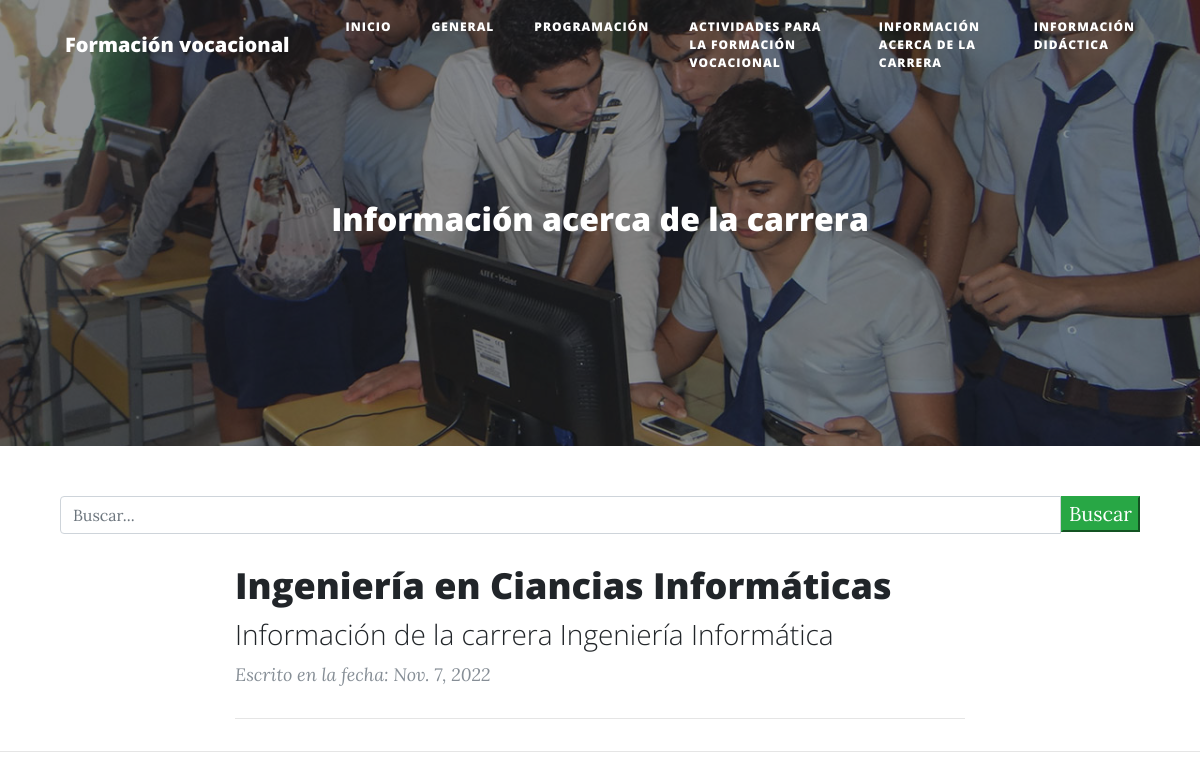
The app's page /info_carrera/, older data.
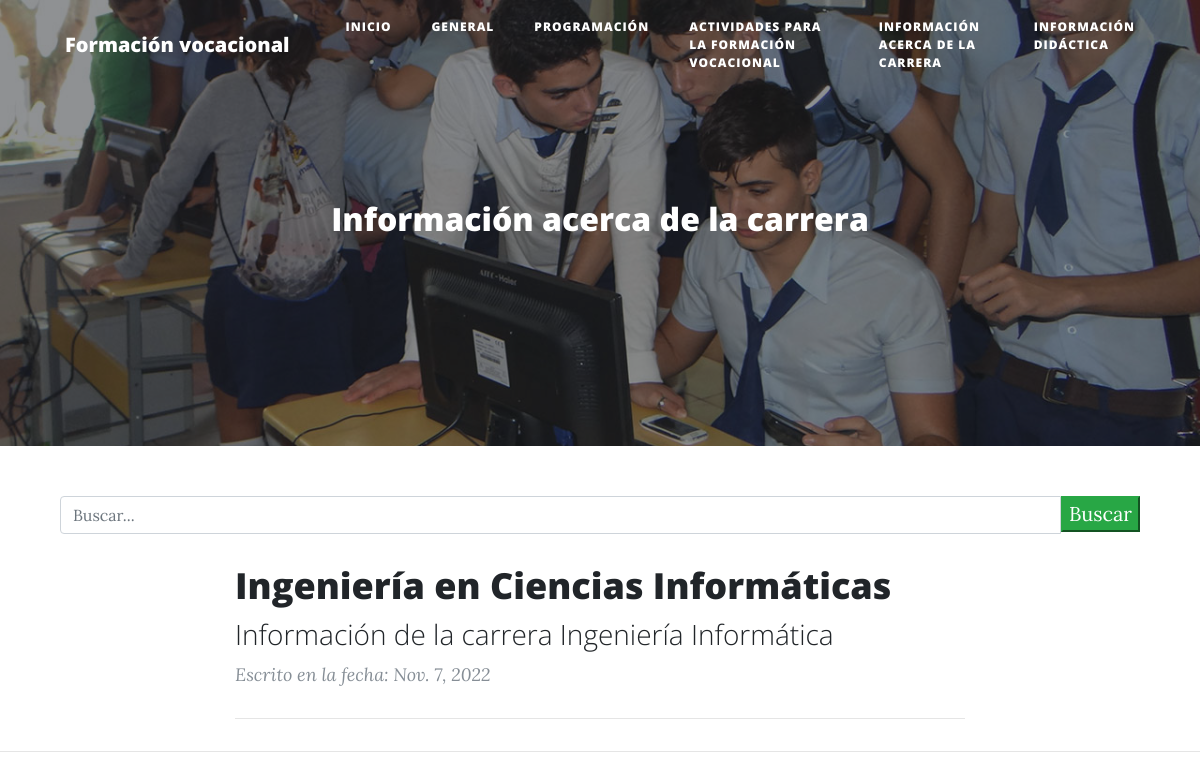
The same page, newer data.
### aplicaciones/blog/models.py (models this page shows, shortened)
class Post(models.Model):
    id = models.AutoField(primary_key=True)
    titulo = models.CharField(max_length=90, blank=False, null=False, verbose_name='Titulo')
    slug = models.CharField(max_length=100, blank=False, null=False, verbose_name='Slugs')
    descripcion = models.CharField(max_length=100, blank=False, null=False, verbose_name='Descripción')
    contenido = RichTextField(verbose_name='Contenido')
    imagen = models.URLField(max_length=9999999 ,blank=False, null=False)
    autor = models.ForeignKey(Autor, on_delete=models.CASCADE)
    categoria = models.ForeignKey(Categoria, on_delete=models.CASCADE)
    estado = models.BooleanField(default=True ,verbose_name='Publicado/No Publicado')
    fecha_creacion = models.DateField(auto_now=False, auto_now_add=True, verbose_name='Fecha de creación')
    class Meta:
        verbose_name = 'Post'
        verbose_name_plural = 'Posts'

### aplicaciones/blog/views.py (the view)
# urls.py: path('info_carrera/', info_carrera, name='info_carrera'),
def info_carrera(request):
    posts = Post.objects.filter(
        estado=True,
        categoria=Categoria.objects.get(nombre='Información acerca de la carrera'))
    return render(request, 'info_carrera.html', {'posts': posts})

### Templates/info_carrera.html (shortened to what this page needs)
{% extends 'index.html' %}
{% load staticfiles %}
{% block imagen %}
    {% static 'img/info_carrera.jpg' %}
{% endblock imagen %}
{% block titulo_principal %}
    Información acerca de la carrera
{% endblock titulo_principal %}

### Templates/index.html (shortened to what this page needs)
{% load staticfiles %}
<!DOCTYPE html>
<html lang="es">
<head>
    <link href="{% static 'vendor/bootstrap/css/bootstrap.min.css' %}" rel="stylesheet">
    <link href="{% static 'vendor/fontawesome-free/css/all.min.css' %}" rel="stylesheet" type="text/css">
    <link href="{% static 'css/clean-blog.min.css' %}" rel="stylesheet">
</head>
<body>
<nav class="navbar navbar-expand-lg navbar-light fixed-top" id="mainNav">
    <div class="container">
        <a class="navbar-brand" href="{% url 'blog:index' %}">Formación vocacional</a>
        <div class="collapse navbar-collapse" id="navbarResponsive">
            <ul class="navbar-nav ml-auto">
                <li class="nav-item">
                    <a class="nav-link" href="{% url 'blog:index' %}">Inicio</a>
                </li>
                <li class="nav-item">
                    <a class="nav-link" href="{% url 'blog:generales' %}">General</a>
                </li>
                <li class="nav-item">
                    <a class="nav-link" href="{% url 'blog:programacion' %}">Programación</a>
                </li>
                <li class="nav-item">
                    <a class="nav-link" href="{% url 'blog:actividades_formacion' %}">Actividades para la Formación Vocacional</a>
                </li>
                <li class="nav-item">
                    <a class="nav-link" href="{% url 'blog:info_carrera' %}">Información acerca de la carrera</a>
                </li>
                <li class="nav-item">
                    <a class="nav-link" href="{% url 'blog:informacion_didactica' %}">Información Didáctica</a>
                </li>
            </ul>
        </div>
    </div>
</nav>
<header class="masthead"
        style="background-image: url({% block imagen %}{% static 'img/home-bg.jpg' %}{% endblock imagen %})">
    <div class="overlay"></div>
    <div class="container">
        <div class="row">
            <div class="col-lg-8 col-md-10 mx-auto">
                <div class="site-heading">
                    <h2>{% block titulo_principal %}Blog de Formación Vocacional{% endblock titulo_principal %}</h2>
                </div>
            </div>
        </div>
    </div>
</header>
{% block barra_busqueda %}
    <div class="container">
        <div class="row">
            <div class="col-md-12 search">
                <form method="get">
                    <div id="custom-search-input">
                        <div class="input-group col-md-12">
                            <input type="text" class="form-control" placeholder="Buscar..." id="name" name="buscar"
                                   value="{{ request.GET.buscar }}">
                            <span class="input-group-list">
                                <button type="submit" class="button btn-success">Buscar</button>
                            </span>
                        </div>
                    </div>
                </form>
            </div>
        </div>
    </div>
{% endblock barra_busqueda %}
<div class="container">
    <div class="row">
        <div class="col-lg-8 col-md-10 mx-auto">
            {% block contenido %}
                {% if posts %}
                    {% for post in posts %}
                        <div class="post-preview">
                            <a href="{% url 'blog:detalle_post' post.slug %}">
                                <h2 class="post-title">
                                    {{ post.titulo }}
                                </h2>
                                <h3 class="post-subtitle">
                                    {{ post.descripcion }}
                                </h3>
                            </a>
                            <p class="post-meta">Escrito en la fecha: {{ post.fecha_creacion }}</p>
                        </div>
                        <hr>
                    {% endfor %}
                {% else %}
                    <h2>No existe Post registrados</h2>
                {% endif %}
            {% endblock contenido %}
        </div>
    </div>
</div>
<hr>
</body>
</html>

Row changes from the older to the newer data that the page shows:
changed Post "Información de la carrera Ingeniería Informática": titulo "Ingeniería en Ciancias Informáticas" → "Ingeniería en Ciencias Informáticas"
